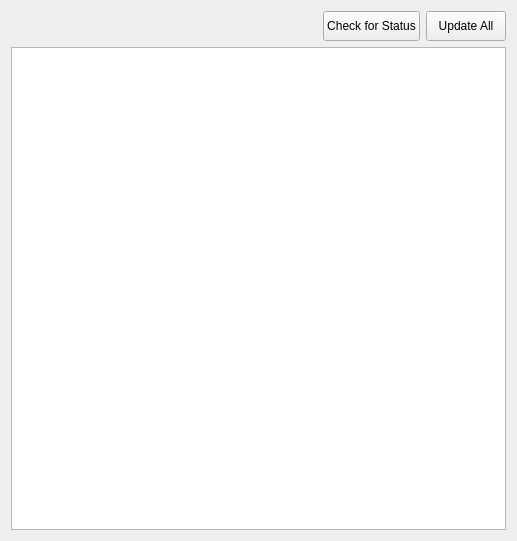
<?xml version="1.0" encoding="UTF-8"?>
<ui version="4.0">
 <class>Form</class>
 <widget class="QWidget" name="Form">
  <property name="geometry">
   <rect>
    <x>0</x>
    <y>0</y>
    <width>517</width>
    <height>541</height>
   </rect>
  </property>
  <property name="windowTitle">
   <string>Form</string>
  </property>
  <layout class="QGridLayout" name="gridLayout">
   <item row="0" column="0">
    <layout class="QHBoxLayout" name="horizontalLayout_2">
     <item>
      <spacer name="horizontalSpacer_2">
       <property name="orientation">
        <enum>Qt::Horizontal</enum>
       </property>
       <property name="sizeHint" stdset="0">
        <size>
         <width>40</width>
         <height>20</height>
        </size>
       </property>
      </spacer>
     </item>
     <item>
      <widget class="QPushButton" name="pushButton_check_for_status">
       <property name="minimumSize">
        <size>
         <width>0</width>
         <height>30</height>
        </size>
       </property>
       <property name="text">
        <string>Check for Status</string>
       </property>
      </widget>
     </item>
     <item>
      <widget class="QPushButton" name="pushButton_update_all">
       <property name="minimumSize">
        <size>
         <width>0</width>
         <height>30</height>
        </size>
       </property>
       <property name="text">
        <string>Update All</string>
       </property>
      </widget>
     </item>
    </layout>
   </item>
   <item row="1" column="0">
    <widget class="QTableWidget" name="tableWidget_external_plugin_repo"/>
   </item>
  </layout>
 </widget>
 <resources/>
 <connections/>
</ui>
